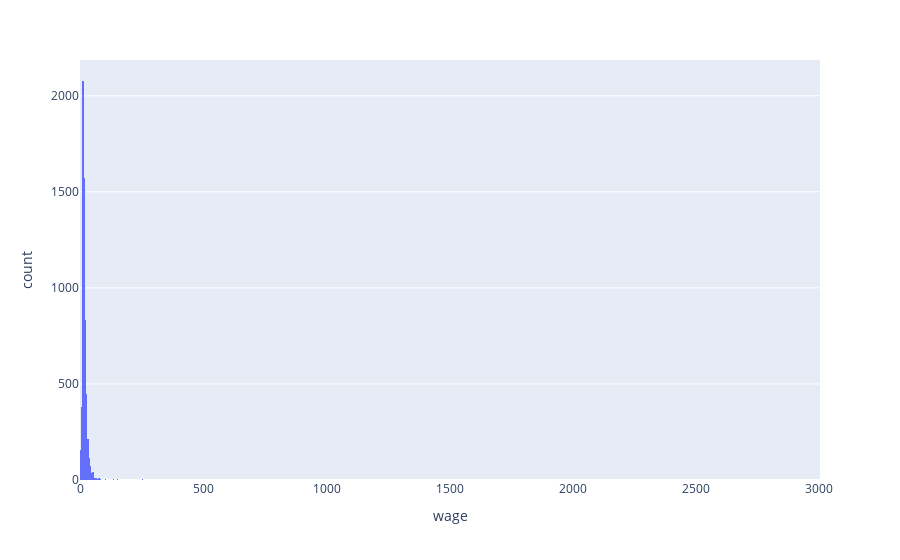

Notebook code cell kept with this figure:
### Code cell
import plotly_express as px 

fig = px.histogram(NLSY, x = "wage")
fig.show()

### Figure 1 — Plotly figure (JSON) as saved in the notebook; plotly's stock layout.template omitted (floating-point values rounded to 4 significant figures; data arrays with more than 128 entries replaced by an {"elided": "..."} marker saying what was removed)
{"data": [{"bingroup": "x", "hovertemplate": "wage=%{x}<br>count=%{y}<extra></extra>", "legendgroup": "", "marker": {"color": "#636efa", "pattern": {"shape": ""}}, "name": "", "orientation": "v", "showlegend": false, "type": "histogram", "x": {"elided": "6044 float values"}, "xaxis": "x", "yaxis": "y"}], "layout": {"barmode": "relative", "legend": {"tracegroupgap": 0}, "margin": {"t": 60}, "xaxis": {"anchor": "y", "domain": [0, 1], "title": {"text": "wage"}}, "yaxis": {"anchor": "x", "domain": [0, 1], "title": {"text": "count"}}}}
